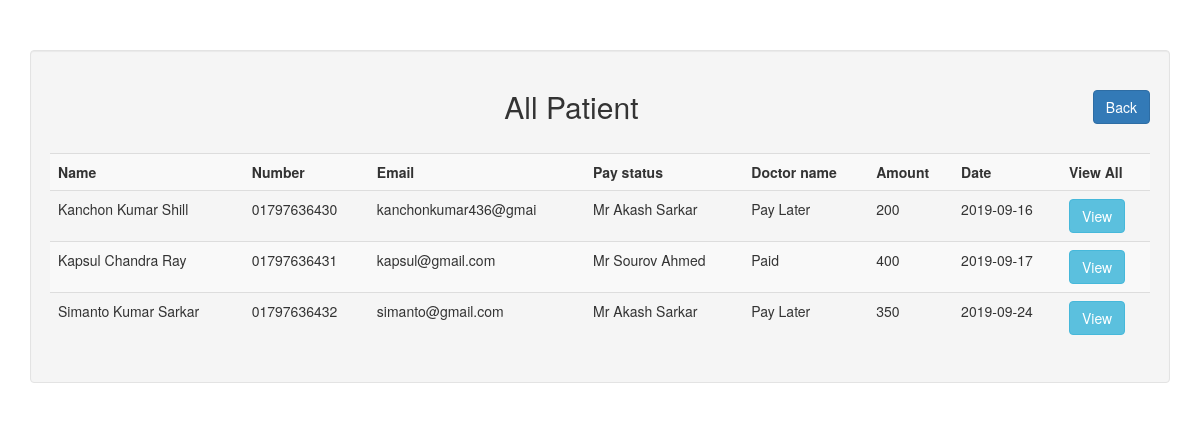
/all_patient.php, run on the app's committed database.
### tables this page shows
CREATE TABLE `tbl_patient` (
  `id` int(11) NOT NULL,
  `name` varchar(20) NOT NULL,
  `contact` varchar(20) NOT NULL,
  `email` varchar(20) NOT NULL,
  `doc_name` varchar(45) NOT NULL,
  `pay_status` varchar(20) NOT NULL,
  `p_amount` varchar(20) NOT NULL,
  `p_date` date NOT NULL
);

### lib/Database.php (called while the page is built, shortened)
<?php
  class Database{
      public $host = DB_HOST;
      public $user = DB_USER;
      public $dbname = DB_NAME;
      public $pass = DB_PASS;
      public $link;
      private function connectDB()
      {
          $this->link = new mysqli($this->host, $this->user, $this->pass, $this->dbname);
      }
      public function select($query)
      {
          $result = $this->link->query($query) or die($this->link->error.__LINE__);
          if ($result->num_rows > 0)
          {
              return $result;
          }
          else
          {
              return false;
          }
      }
  }
?>

### lib/Appoitment.php (called while the page is built, shortened)
<?php
    include "lib/Database.php";
?>
<?php
    class App
    {
        private $db;
        public function __construct()
        {
            $this->db = new Database();
        }
        public function selectPatient()
        {
            $query = "SELECT * FROM tbl_patient";
            $result = $this->db->select($query);
            return $result;
        }
    }
?>

### all_patient.php (the view, shortened to what this page needs)
<?php
    include "inc/header.php";
    include "lib/Appoitment.php";
?>
<div class="well" style="margin-top:50px">
    <h2 class="text-center">All Patient <a href="home.php" class="btn btn-primary pull-right">Back</a></h2> <br>
    <table class="table table-striped">
        <tr>
            <th>Name</th>
            <th>Number</th>
            <th>Email</th>
            <th>Pay status</th>
            <th>Doctor name</th>
            <th>Amount</th>
            <th>Date</th>
            <th>View All</th>
        </tr>
        <?php
            $app = new App();
            $showPatient = $app->selectPatient();
            foreach($showPatient as $data)
            {
        ?>
        <tr>
            <td><?php echo $data['name'] ?></td>
            <td><?php echo $data['contact'] ?></td>
            <td><?php echo $data['email'] ?></td>
            <td><?php echo $data['doc_name'] ?></td>
            <td><?php echo $data['pay_status'] ?></td>
            <td><?php echo $data['p_amount'] ?></td>
            <td><?php echo $data['p_date'] ?></td>
            <td>
                <a class="btn btn-info" href="view_all.php?id=<?php echo $data['id'] ?>">View</a>
            </td>
        </tr>
        <?php } ?>
    </table>
</div>
<?php
    include "inc/footer.php";
?>

### inc/header.php (shortened to what this page needs)
<!DOCTYPE html>
<html>
<head>
     <link rel="stylesheet" type="text/css" href="asset/bootstrap.css">
</head>
<body>
     <div class="container">

### inc/footer.php
     </div>
</body>
</html>

### data on the page
tbl_patient: name "Kanchon Kumar Shill", contact "01797636430", email "kanchonkumar436@gmai", doc_name "Mr Akash Sarkar", pay_status "Pay Later", p_amount "200", p_date "2019-09-16"
tbl_patient: name "Kapsul Chandra Ray", contact "01797636431", email "kapsul@gmail.com", doc_name "Mr Sourov Ahmed", pay_status "Paid", p_amount "400", p_date "2019-09-17"
tbl_patient: name "Simanto Kumar Sarkar", contact "01797636432", email "simanto@gmail.com", doc_name "Mr Akash Sarkar", pay_status "Pay Later", p_amount "350", p_date "2019-09-24"
